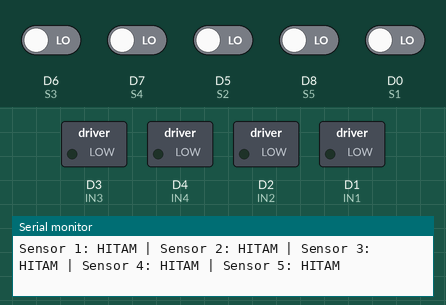
The sketch below on a simulated ESP8266 (NodeMCU). Shown: switched loads named in the sketch (green lamp = pin HIGH), the last lines printed to the serial monitor. The inputs (shaded band) are chosen by the test bench; at power-on: D0 (S1), D5 (S2), D6 (S3), D7 (S4), D8 (S5) LOW.

Above: at 1.2 s.
1.3 s: D6 (S3) driven HIGH
At 2.6 s:
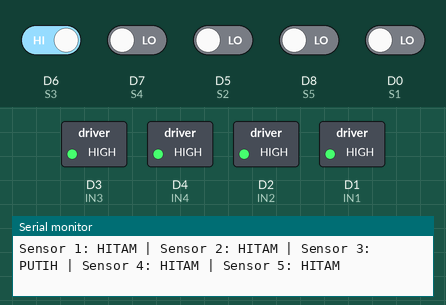
2.9 s: D7 (S4) driven HIGH
4.9 s: D6 (S3) driven LOW
At 6.0 s:
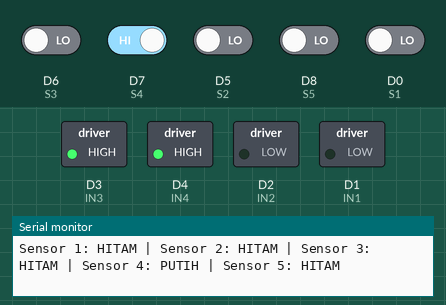
6.5 s: D5 (S2) driven HIGH
At 7.5 s:
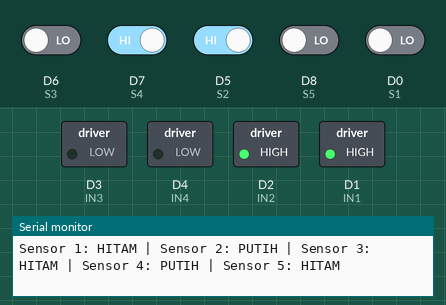
8.1 s: D8 (S5) driven HIGH
10.0 s: D0 (S1) driven HIGH
Timing chart, 0 to 13.0 s (numbered marks = the images above; inputs shaded):
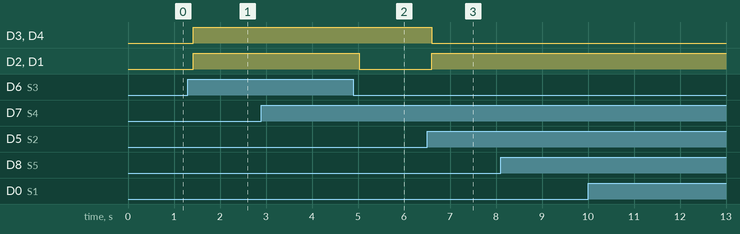

Measured:
- after the input at 1.3 s, D3 (IN3), D4 (IN4), D2 (IN2), D1 (IN1): LOW → HIGH after 0.12 s
- after the input at 4.9 s, D2 (IN2), D1 (IN1): HIGH → LOW after 0.13 s
- after the input at 6.5 s, D3 (IN3), D4 (IN4): HIGH → LOW after 0.10 s; D2 (IN2), D1 (IN1): LOW → HIGH after 0.10 s

The sketch:

PBLv3.ino
```cpp
// Definisi pin untuk motor DC
#define IN1 D1 // Motor kanan - arah
#define IN2 D2 // Motor kanan - kecepatan
#define IN3 D3 // Motor kiri - arah
#define IN4 D4 // Motor kiri - kecepatan

// Definisi pin untuk sensor garis
#define S1 D0  // Sensor kiri
#define S2 D5  // Sensor tengah-kiri
#define S3 D6  // Sensor tengah
#define S4 D7  // Sensor tengah-kanan
#define S5 D8  // Sensor kanan

// Variabel global
int kecepatan = 800; // Kecepatan motor (0-1023 untuk PWM ESP8266)

void setup() {
  // Inisialisasi komunikasi serial
  Serial.begin(9600);

  // Atur pin motor sebagai output
  pinMode(IN1, OUTPUT);
  pinMode(IN2, OUTPUT);
  pinMode(IN3, OUTPUT);
  pinMode(IN4, OUTPUT);

  // Atur pin sensor sebagai input
  pinMode(S1, INPUT);
  pinMode(S2, INPUT);
  pinMode(S3, INPUT);
  pinMode(S4, INPUT);
  pinMode(S5, INPUT);
}

void loop() {
  // Membaca status sensor
  int kiri = digitalRead(S1);
  int tengahKiri = digitalRead(S2);
  int tengah = digitalRead(S3);
  int tengahKanan = digitalRead(S4);
  int kanan = digitalRead(S5);

  // Menampilkan status sensor di Serial Monitor
  Serial.print("Sensor 1: "); Serial.print(kiri ? "PUTIH " : "HITAM ");
  Serial.print("| Sensor 2: "); Serial.print(tengahKiri ? "PUTIH " : "HITAM ");
  Serial.print("| Sensor 3: "); Serial.print(tengah ? "PUTIH " : "HITAM ");
  Serial.print("| Sensor 4: "); Serial.print(tengahKanan ? "PUTIH " : "HITAM ");
  Serial.print("| Sensor 5: "); Serial.println(kanan ? "PUTIH" : "HITAM");

  // Logika kendali berdasarkan sensor
  if (tengah == HIGH) {
    // Garis terdeteksi di tengah, robot maju
    maju();
  } else if (kiri == HIGH || tengahKiri == HIGH) {
    // Garis terdeteksi di kiri, robot belok kanan
    belokKanan();
  } else if (kanan == HIGH || tengahKanan == HIGH) {
    // Garis terdeteksi di kanan, robot belok kiri
    belokKiri();
  } else {
    // Tidak ada garis, berhenti
    berhenti();
  }

  // Tunggu sebentar sebelum membaca ulang
  delay(50); // 50 ms untuk respons cepat
}

// Fungsi untuk menggerakkan motor maju
void maju() {
  digitalWrite(IN1, HIGH);
  analogWrite(IN2, kecepatan); // Kecepatan motor kanan
  digitalWrite(IN3, HIGH);
  analogWrite(IN4, kecepatan); // Kecepatan motor kiri
}

// Fungsi untuk menghentikan motor
void berhenti() {
  digitalWrite(IN1, LOW);
  digitalWrite(IN2, LOW);
  digitalWrite(IN3, LOW);
  digitalWrite(IN4, LOW);
}

// Fungsi untuk belok kanan
void belokKanan() {
  digitalWrite(IN1, HIGH);
  analogWrite(IN2, kecepatan); // Motor kanan lambat
  digitalWrite(IN3, LOW);
  analogWrite(IN4, 0);        // Motor kiri berhenti
}

// Fungsi untuk belok kiri
void belokKiri() {
  digitalWrite(IN1, LOW);
  analogWrite(IN2, 0);        // Motor kanan berhenti
  digitalWrite(IN3, HIGH);
  analogWrite(IN4, kecepatan); // Motor kiri lambat
}
```
